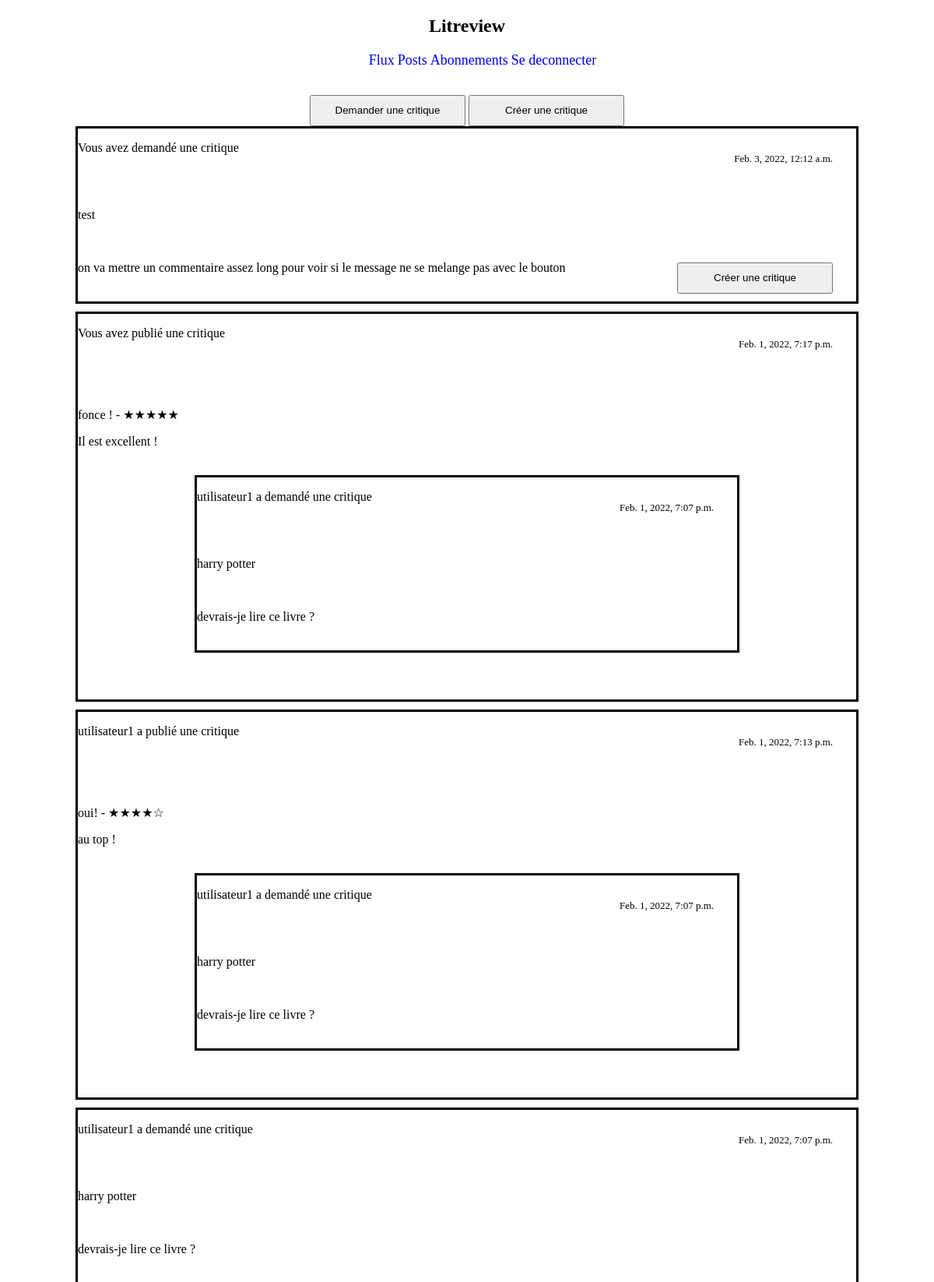
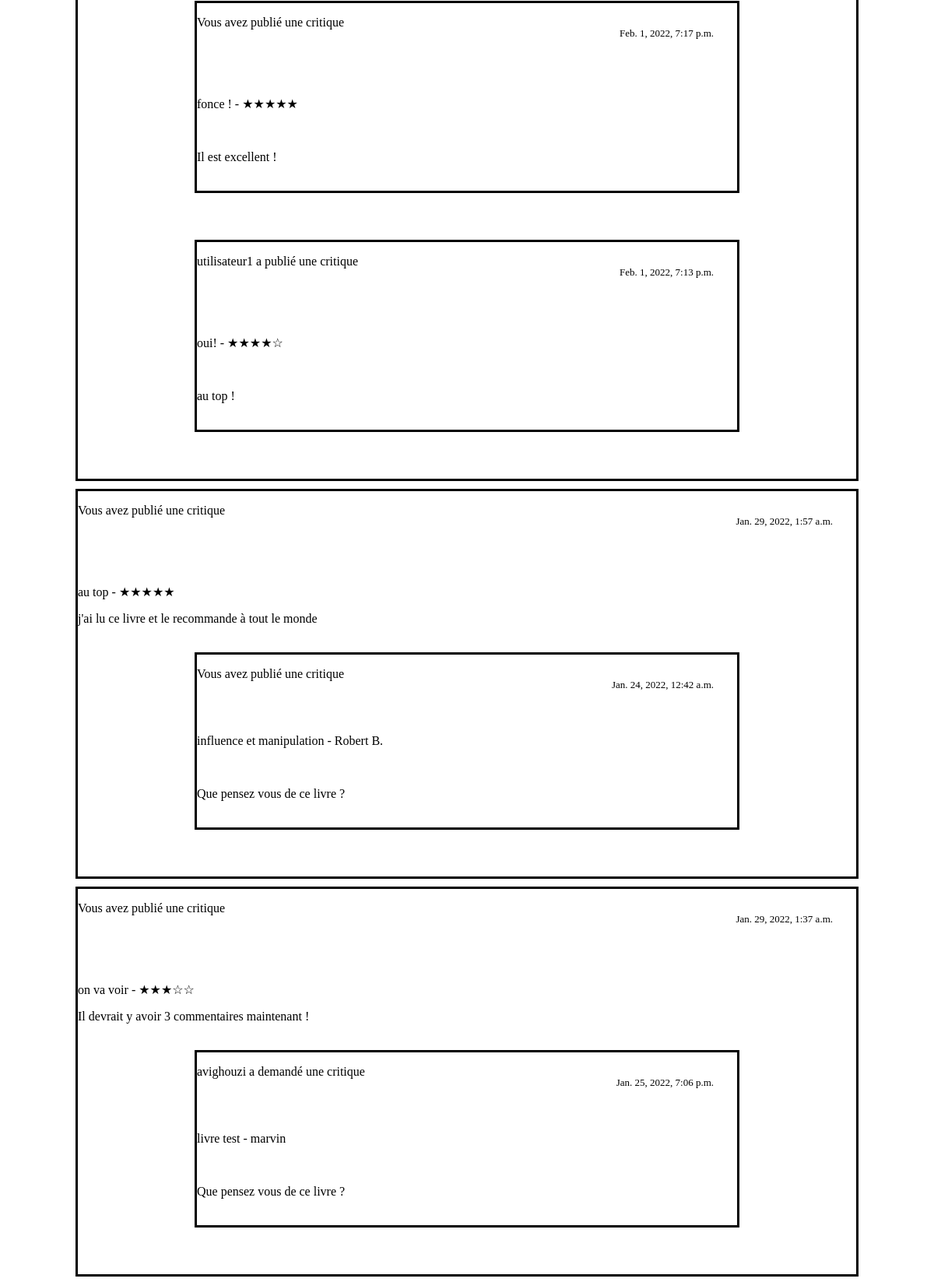
The app's page /flux/ (signed in, upper part) with its own data (2 pictures, top to bottom).
### blog/models.py (models this page shows, shortened)
class Ticket(models.Model):
    title = models.CharField(max_length=128)
    description = models.TextField(max_length=2048, blank=True)
    user = models.ForeignKey(User, on_delete=models.CASCADE)
    image = models.ImageField(blank=True)
    time_created = models.DateTimeField(auto_now_add=True)

class Review(models.Model):
    ticket_associe = models.ForeignKey(to=Ticket, on_delete=models.CASCADE, null=True, blank=True)
    rating = models.PositiveSmallIntegerField(
        validators=[MinValueValidator(0), MaxValueValidator(5)])
    headline = models.CharField(max_length=128)
    body = models.CharField(max_length=8192, blank=True)
    user_associe = models.ForeignKey(
        User, on_delete=models.CASCADE, null=True, blank=True)
    time_created = models.DateTimeField(auto_now_add=True)

class User(models.Model):
    username = models.CharField(max_length=150, unique=True)
    password = models.CharField(max_length=100)
    email = models.EmailField(max_length=254)

### blog/views.py (the view)
# urls.py: path('flux/', views.page_flux),
def page_flux(request):
    try:
        if not request.session['connected']:
            print(request.session['connected'])
            return redirect('/index')
        else:
            pass
    except KeyError:
        print("probleme avec la session")
    user = User.objects.get(username=request.session['username'])
    user_id = user.id
    users_id = [following.followed_user.id for following in UserFollows.objects.filter(user=user_id)]
    users_id.append(user_id)
    followings_tickets = Ticket.objects.filter(user_id__in=users_id)
    followings_reviews = Review.objects.filter(user_associe_id__in=users_id)
    tickets = Ticket.objects.all()
    reviews = Review.objects.all().order_by('-time_created')
    tickets_already_commented = Review.objects.filter(user_associe_id=user_id)
    tickets_already_commented = [review.ticket_associe_id for review in tickets_already_commented]
    print(tickets_already_commented)
    tickets_reviews = sorted(chain(followings_tickets, followings_reviews), key=attrgetter('time_created'),
                             reverse=True)
    context = {
        'user_id': user_id,
        'tickets_reviews': tickets_reviews,
        'tickets': tickets,
        'reviews': reviews,
        'tickets_already_commented': tickets_already_commented
    }
    return render(request, 'templates/blog/tickets_reviews.html', context)

### blog/templates/blog/tickets_reviews.html (shortened to what this page needs)
<!doctype html>
<html lang="fr">
<head>
    {% block header %}
    {% include 'blog/barre_de_navigation.html' %}
    {% endblock %}
  {% load static %}
  <link rel="stylesheet" href="{% static 'blog/flux.css' %}">
</head>
<body>
<br>
<div id="boutons" style="text-align: center; min-width: 1000px;">
<button class="bouton" id="demander_une_critique" onclick="window.location.href = '/creer-un-ticket'";>Demander une critique</button>
    <button class="bouton" id="creer_une_critique" onclick="window.location.href = '/creer-ticket-et-critique'";>Créer une critique</button>
</div>
{% for q in tickets_reviews %}
    {% if q.headline %}
        <div id="review">
            {% if user_id == q.user_associe_id %}
            <p class="demande_de_critique">Vous avez publié une critique</p>
            <br>
            {% else %}
            <p>{{q.user_associe.username}} a publié une critique</p>
            <br>
            {% endif %}
            <p class="heure">{{q.time_created}}</p>
            <br>
            <br>
            {% if q.rating == 3 %}
            <p id="book_title">{{q.headline}} - ★★★☆☆</p>
            {% endif %}
            {% if q.rating == 4 %}
            <p id="book_title">{{q.headline}} - ★★★★☆</p>
            {% endif %}
            {% if q.rating == 5 %}
            <p id="book_title">{{q.headline}} - ★★★★★</p>
            {% endif %}
            <p id="description">{{q.body}}</p>
            <br>
            {% for ticket in tickets %}
                {% if ticket.id == q.ticket_associe_id %}
                    <div class="ticket_review_miniature">
                        {% if user_id == ticket.user.id %}
                        <p class="demande_de_critique">Vous avez publié une critique</p>
                        <br>
                        {% else %}
                        <p>{{ticket.user.username}} a demandé une critique</p>
                        <br>
                        {% endif %}
                        <p class="heure">{{ticket.time_created}}</p>
                        <br>
                        <p id="book_title">{{ticket.title}}</p>
                        <br>
                        <p id="description">{{ticket.description}}</p>
                        <br>
                    </div>
        </div>
                {% endif %}
            {% endfor %}
    {% else %}
        <div id="tickets">
            {% if user_id == q.user_id %}
                <p class="demande_de_critique">Vous avez demandé une critique</p>
                <br>
                {% else %}
                <p>{{q.user.username}} a demandé une critique</p>
                <br>
                {% endif %}
                <p class="heure">{{q.time_created}}</p>
                <br>
                <p id="book_title">{{q.title}}</p>
                <br>
                <p id="description">{{q.description}}</p>
                <br>
                {% if q.id not in tickets_already_commented %}
                    <button class="button" onclick="window.location.href = '{% url 'creer-une-critique' q.id %}'";>Créer une critique</button>
                {% endif %}
                {% for review in reviews  %}
                    {% if review.ticket_associe_id == q.id %}
                         <div class="ticket_review_miniature">
                            {% if user_id == review.user_associe_id %}
                            <p class="demande_de_critique">Vous avez publié une critique</p>
                            <br>
                            {% else %}
                            <p>{{review.user_associe.username}} a publié une critique</p>
                            <br>
                            {% endif %}
                            <p class="heure">{{review.time_created}}</p>
                            <br>
                            <br>
                            {% if review.rating == 4 %}
                            <p id="book_title">{{review.headline}} - ★★★★☆</p>
                             {% endif %}
                            {% if review.rating == 5 %}
                            <p id="book_title">{{review.headline}} - ★★★★★</p>
                            {% endif %}
                            <br>
                            <p id="description">{{review.body}}</p>
                            <br>
                         </div>
                    {% endif %}
                {% endfor %}
            </div>
    {% endif %}
{% endfor %}
</body>
</html>

### blog/static/blog/flux.css (style rules this page uses)
#tickets, #review, #reponse_critique, #critique_div { border-color: black; border-style: solid; margin-left: auto; margin-right: auto; margin-bottom: 10px; min-width: 1000px; width: 500px }
button, h1, h2 { text-align: center; }
.heure { position: relative; float: right; top: -50px; right: 30px; font-size: small; }
.button { text-align: center; position: relative; float: right; bottom: 50px; right: 30px; width: 200px; height: 40px; }
button { width: 200px; height: 40px; }
.ticket_on_our_flux_page, .ticket_review_miniature { border-color: black; border-style: solid; margin-left: 150px; margin-right: 150px; margin-bottom: 60px; }

### records on screen
Ticket: shows "Vous avez demandé une critique", time_created "Feb. 3, 2022, 12:12 a.m.", title "test", description "on va mettre un commentaire assez long pour voir si le message ne se melange pas avec le bouton", shows "Créer une critique"
Review: shows "Vous avez publié une critique", time_created "Feb. 1, 2022, 7:17 p.m.", headline "fonce !", body "Il est excellent !"
Ticket: user.username "utilisateur1", time_created "Feb. 1, 2022, 7:07 p.m.", title "harry potter", description "devrais-je lire ce livre ?"
Review: user_associe.username "utilisateur1", time_created "Feb. 1, 2022, 7:13 p.m.", headline "oui!", body "au top !"
Review: shows "Vous avez publié une critique", time_created "Jan. 29, 2022, 1:57 a.m.", headline "au top", body "j'ai lu ce livre et le recommande à tout le monde"
Ticket: shows "Vous avez publié une critique", time_created "Jan. 24, 2022, 12:42 a.m.", title "influence et manipulation - Robert B.", description "Que pensez vous de ce livre ?"
Review: shows "Vous avez publié une critique", time_created "Jan. 29, 2022, 1:37 a.m.", headline "on va voir", body "Il devrait y avoir 3 commentaires maintenant !"
Ticket: user.username "avighouzi", time_created "Jan. 25, 2022, 7:06 p.m.", title "livre test - marvin", description "Que pensez vous de ce livre ?"
